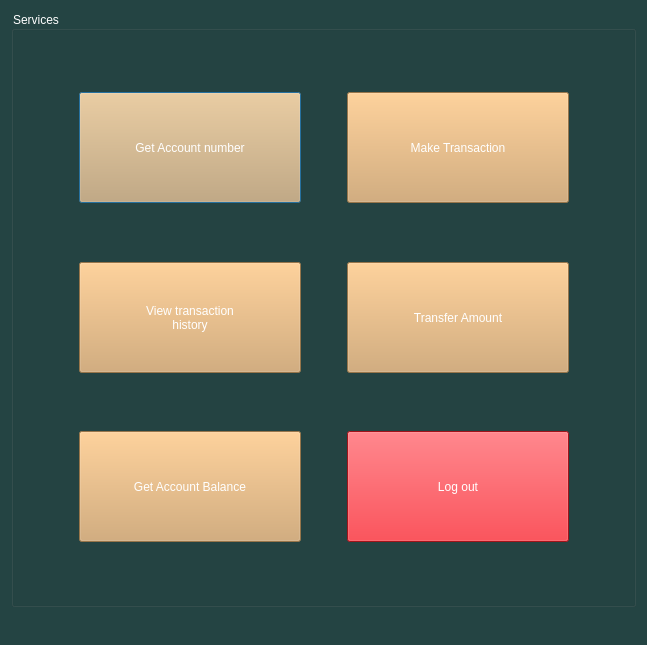
<?xml version="1.0" encoding="UTF-8"?>
<ui version="4.0">
 <class>UserDialog</class>
 <widget class="QDialog" name="UserDialog">
  <property name="geometry">
   <rect>
    <x>0</x>
    <y>0</y>
    <width>647</width>
    <height>645</height>
   </rect>
  </property>
  <property name="windowTitle">
   <string>Dialog</string>
  </property>
  <property name="styleSheet">
   <string notr="true">QDialog
{
	
	color: rgb(255, 255, 255);
	background-color: rgb(36, 68, 67);
}</string>
  </property>
  <layout class="QGridLayout" name="gridLayout_3">
   <item row="0" column="0">
    <widget class="QGroupBox" name="groupBox">
     <property name="styleSheet">
      <string notr="true">QGroupBox
{
	font: 700 18pt &quot;Ubuntu&quot;;
	color: rgb(255, 255, 255);
}</string>
     </property>
     <property name="title">
      <string>Services</string>
     </property>
     <layout class="QGridLayout" name="gridLayout_2">
      <item row="0" column="1">
       <spacer name="verticalSpacer_7">
        <property name="orientation">
         <enum>Qt::Vertical</enum>
        </property>
        <property name="sizeType">
         <enum>QSizePolicy::Fixed</enum>
        </property>
        <property name="sizeHint" stdset="0">
         <size>
          <width>20</width>
          <height>37</height>
         </size>
        </property>
       </spacer>
      </item>
      <item row="1" column="0">
       <spacer name="horizontalSpacer_16">
        <property name="orientation">
         <enum>Qt::Horizontal</enum>
        </property>
        <property name="sizeType">
         <enum>QSizePolicy::Fixed</enum>
        </property>
        <property name="sizeHint" stdset="0">
         <size>
          <width>56</width>
          <height>20</height>
         </size>
        </property>
       </spacer>
      </item>
      <item row="1" column="1">
       <layout class="QHBoxLayout" name="horizontalLayout_3">
        <item>
         <widget class="QPushButton" name="getAccoutn_btn_2">
          <property name="minimumSize">
           <size>
            <width>211</width>
            <height>111</height>
           </size>
          </property>
          <property name="maximumSize">
           <size>
            <width>422</width>
            <height>111</height>
           </size>
          </property>
          <property name="styleSheet">
           <string notr="true">QPushButton{
border -raduis: 3px;
	background-color: rgb(211, 164, 103);
color: rgb(255, 255, 255);
font: 700 16pt &quot;Ubuntu Condensed&quot;;
}

QPushButton:hover{
	
	background-color: rgb(255, 163, 72);
}

QPushButton:pressed{
	background-color: rgb(87, 227, 137);
}</string>
          </property>
          <property name="text">
           <string>Get Account number</string>
          </property>
         </widget>
        </item>
        <item>
         <spacer name="horizontalSpacer_15">
          <property name="orientation">
           <enum>Qt::Horizontal</enum>
          </property>
          <property name="sizeType">
           <enum>QSizePolicy::Fixed</enum>
          </property>
          <property name="sizeHint" stdset="0">
           <size>
            <width>40</width>
            <height>20</height>
           </size>
          </property>
         </spacer>
        </item>
        <item>
         <widget class="QPushButton" name="makeTransaction_btn">
          <property name="minimumSize">
           <size>
            <width>211</width>
            <height>111</height>
           </size>
          </property>
          <property name="maximumSize">
           <size>
            <width>422</width>
            <height>111</height>
           </size>
          </property>
          <property name="styleSheet">
           <string notr="true">QPushButton{
border -raduis: 3px;
	background-color: rgb(211, 164, 103);
color: rgb(255, 255, 255);
font: 700 16pt &quot;Ubuntu Condensed&quot;;
}

QPushButton:hover{
	
	background-color: rgb(255, 163, 72);
}

QPushButton:pressed{
	background-color: rgb(87, 227, 137);
}</string>
          </property>
          <property name="text">
           <string>Make Transaction</string>
          </property>
         </widget>
        </item>
       </layout>
      </item>
      <item row="1" column="2">
       <spacer name="horizontalSpacer_17">
        <property name="orientation">
         <enum>Qt::Horizontal</enum>
        </property>
        <property name="sizeType">
         <enum>QSizePolicy::Fixed</enum>
        </property>
        <property name="sizeHint" stdset="0">
         <size>
          <width>55</width>
          <height>20</height>
         </size>
        </property>
       </spacer>
      </item>
      <item row="2" column="1">
       <spacer name="verticalSpacer_12">
        <property name="orientation">
         <enum>Qt::Vertical</enum>
        </property>
        <property name="sizeType">
         <enum>QSizePolicy::Fixed</enum>
        </property>
        <property name="sizeHint" stdset="0">
         <size>
          <width>20</width>
          <height>38</height>
         </size>
        </property>
       </spacer>
      </item>
      <item row="3" column="0">
       <spacer name="horizontalSpacer_20">
        <property name="orientation">
         <enum>Qt::Horizontal</enum>
        </property>
        <property name="sizeType">
         <enum>QSizePolicy::Fixed</enum>
        </property>
        <property name="sizeHint" stdset="0">
         <size>
          <width>56</width>
          <height>20</height>
         </size>
        </property>
       </spacer>
      </item>
      <item row="3" column="1">
       <layout class="QHBoxLayout" name="horizontalLayout_2">
        <item>
         <widget class="QPushButton" name="transHistory_btn_2">
          <property name="minimumSize">
           <size>
            <width>211</width>
            <height>111</height>
           </size>
          </property>
          <property name="maximumSize">
           <size>
            <width>422</width>
            <height>111</height>
           </size>
          </property>
          <property name="styleSheet">
           <string notr="true">QPushButton{
border -raduis: 3px;
	background-color: rgb(211, 164, 103);
color: rgb(255, 255, 255);
font: 700 16pt &quot;Ubuntu Condensed&quot;;
}

QPushButton:hover{
	
	background-color: rgb(255, 163, 72);
}

QPushButton:pressed{
	background-color: rgb(87, 227, 137);
}</string>
          </property>
          <property name="text">
           <string>View transaction
history</string>
          </property>
         </widget>
        </item>
        <item>
         <spacer name="horizontalSpacer_14">
          <property name="orientation">
           <enum>Qt::Horizontal</enum>
          </property>
          <property name="sizeType">
           <enum>QSizePolicy::Fixed</enum>
          </property>
          <property name="sizeHint" stdset="0">
           <size>
            <width>40</width>
            <height>20</height>
           </size>
          </property>
         </spacer>
        </item>
        <item>
         <widget class="QPushButton" name="transferAmount_btn">
          <property name="minimumSize">
           <size>
            <width>211</width>
            <height>111</height>
           </size>
          </property>
          <property name="maximumSize">
           <size>
            <width>422</width>
            <height>111</height>
           </size>
          </property>
          <property name="styleSheet">
           <string notr="true">QPushButton{
border -raduis: 3px;
	background-color: rgb(211, 164, 103);
color: rgb(255, 255, 255);
font: 700 16pt &quot;Ubuntu Condensed&quot;;
}

QPushButton:hover{
	
	background-color: rgb(255, 163, 72);
}

QPushButton:pressed{
	background-color: rgb(87, 227, 137);
}</string>
          </property>
          <property name="text">
           <string>Transfer Amount</string>
          </property>
         </widget>
        </item>
       </layout>
      </item>
      <item row="3" column="2">
       <spacer name="horizontalSpacer_18">
        <property name="orientation">
         <enum>Qt::Horizontal</enum>
        </property>
        <property name="sizeType">
         <enum>QSizePolicy::Fixed</enum>
        </property>
        <property name="sizeHint" stdset="0">
         <size>
          <width>55</width>
          <height>20</height>
         </size>
        </property>
       </spacer>
      </item>
      <item row="4" column="1">
       <spacer name="verticalSpacer_11">
        <property name="orientation">
         <enum>Qt::Vertical</enum>
        </property>
        <property name="sizeType">
         <enum>QSizePolicy::Fixed</enum>
        </property>
        <property name="sizeHint" stdset="0">
         <size>
          <width>20</width>
          <height>37</height>
         </size>
        </property>
       </spacer>
      </item>
      <item row="5" column="0">
       <spacer name="horizontalSpacer_21">
        <property name="orientation">
         <enum>Qt::Horizontal</enum>
        </property>
        <property name="sizeType">
         <enum>QSizePolicy::Fixed</enum>
        </property>
        <property name="sizeHint" stdset="0">
         <size>
          <width>56</width>
          <height>20</height>
         </size>
        </property>
       </spacer>
      </item>
      <item row="5" column="1">
       <layout class="QHBoxLayout" name="horizontalLayout">
        <item>
         <widget class="QPushButton" name="getBalance_btn_2">
          <property name="minimumSize">
           <size>
            <width>211</width>
            <height>111</height>
           </size>
          </property>
          <property name="maximumSize">
           <size>
            <width>422</width>
            <height>111</height>
           </size>
          </property>
          <property name="styleSheet">
           <string notr="true">QPushButton{
border -raduis: 3px;
	background-color: rgb(211, 164, 103);
color: rgb(255, 255, 255);
font: 700 16pt &quot;Ubuntu Condensed&quot;;
}

QPushButton:hover{
	
	background-color: rgb(255, 163, 72);
}

QPushButton:pressed{
	background-color: rgb(87, 227, 137);
}</string>
          </property>
          <property name="text">
           <string>Get Account Balance</string>
          </property>
         </widget>
        </item>
        <item>
         <spacer name="horizontalSpacer_13">
          <property name="orientation">
           <enum>Qt::Horizontal</enum>
          </property>
          <property name="sizeType">
           <enum>QSizePolicy::Fixed</enum>
          </property>
          <property name="sizeHint" stdset="0">
           <size>
            <width>40</width>
            <height>20</height>
           </size>
          </property>
         </spacer>
        </item>
        <item>
         <widget class="QPushButton" name="returnHome_btn_2">
          <property name="minimumSize">
           <size>
            <width>211</width>
            <height>111</height>
           </size>
          </property>
          <property name="maximumSize">
           <size>
            <width>422</width>
            <height>111</height>
           </size>
          </property>
          <property name="styleSheet">
           <string notr="true">QPushButton{
border -raduis: 3px;
	
	background-color: rgb(224, 27, 36);
color: rgb(255, 255, 255);
font: 700 16pt &quot;Ubuntu Condensed&quot;;
}

QPushButton:hover{
	
	
	background-color: rgb(246, 97, 81);
}

QPushButton:pressed{
	
	background-color: rgb(165, 29, 45);
}</string>
          </property>
          <property name="text">
           <string>Log out</string>
          </property>
         </widget>
        </item>
       </layout>
      </item>
      <item row="5" column="2">
       <spacer name="horizontalSpacer_19">
        <property name="orientation">
         <enum>Qt::Horizontal</enum>
        </property>
        <property name="sizeType">
         <enum>QSizePolicy::Fixed</enum>
        </property>
        <property name="sizeHint" stdset="0">
         <size>
          <width>55</width>
          <height>20</height>
         </size>
        </property>
       </spacer>
      </item>
      <item row="6" column="1">
       <spacer name="verticalSpacer_6">
        <property name="orientation">
         <enum>Qt::Vertical</enum>
        </property>
        <property name="sizeType">
         <enum>QSizePolicy::Fixed</enum>
        </property>
        <property name="sizeHint" stdset="0">
         <size>
          <width>20</width>
          <height>38</height>
         </size>
        </property>
       </spacer>
      </item>
     </layout>
    </widget>
   </item>
   <item row="1" column="0">
    <spacer name="verticalSpacer_18">
     <property name="orientation">
      <enum>Qt::Vertical</enum>
     </property>
     <property name="sizeType">
      <enum>QSizePolicy::Fixed</enum>
     </property>
     <property name="sizeHint" stdset="0">
      <size>
       <width>20</width>
       <height>27</height>
      </size>
     </property>
    </spacer>
   </item>
  </layout>
 </widget>
 <resources/>
 <connections/>
</ui>
